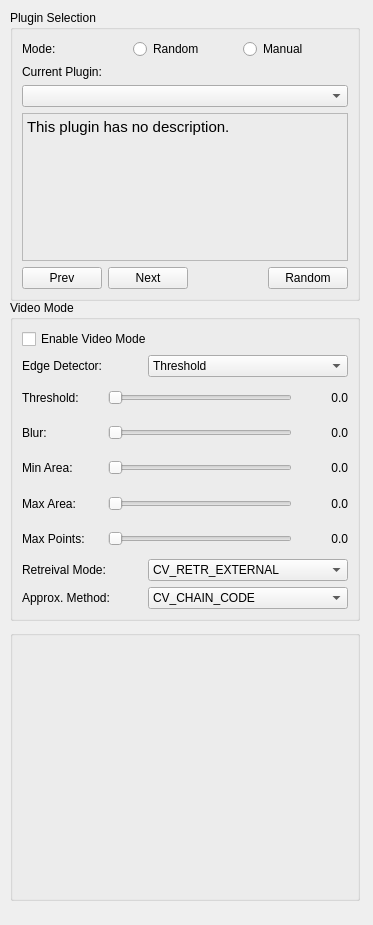
<?xml version="1.0" encoding="UTF-8"?>
<ui version="4.0">
 <class>pluginPanel</class>
 <widget class="QWidget" name="pluginPanel">
  <property name="geometry">
   <rect>
    <x>0</x>
    <y>0</y>
    <width>373</width>
    <height>925</height>
   </rect>
  </property>
  <property name="sizePolicy">
   <sizepolicy hsizetype="MinimumExpanding" vsizetype="MinimumExpanding">
    <horstretch>0</horstretch>
    <verstretch>0</verstretch>
   </sizepolicy>
  </property>
  <property name="minimumSize">
   <size>
    <width>350</width>
    <height>0</height>
   </size>
  </property>
  <property name="maximumSize">
   <size>
    <width>1024</width>
    <height>16777215</height>
   </size>
  </property>
  <property name="windowTitle">
   <string>Form</string>
  </property>
  <widget class="QGroupBox" name="selectionBox">
   <property name="geometry">
    <rect>
     <x>10</x>
     <y>10</y>
     <width>350</width>
     <height>291</height>
    </rect>
   </property>
   <property name="sizePolicy">
    <sizepolicy hsizetype="Preferred" vsizetype="Fixed">
     <horstretch>0</horstretch>
     <verstretch>0</verstretch>
    </sizepolicy>
   </property>
   <property name="minimumSize">
    <size>
     <width>350</width>
     <height>0</height>
    </size>
   </property>
   <property name="maximumSize">
    <size>
     <width>350</width>
     <height>16777215</height>
    </size>
   </property>
   <property name="title">
    <string>Plugin Selection</string>
   </property>
   <layout class="QHBoxLayout" name="horizontalLayout_13">
    <item>
     <layout class="QVBoxLayout" name="verticalLayout">
      <item>
       <layout class="QHBoxLayout" name="horizontalLayout_2">
        <item>
         <widget class="QLabel" name="modeLabel">
          <property name="text">
           <string>Mode:</string>
          </property>
         </widget>
        </item>
        <item>
         <widget class="QRadioButton" name="randomModeButton">
          <property name="text">
           <string>Random</string>
          </property>
         </widget>
        </item>
        <item>
         <widget class="QRadioButton" name="manualModeButton">
          <property name="text">
           <string>Manual</string>
          </property>
         </widget>
        </item>
       </layout>
      </item>
      <item>
       <widget class="QLabel" name="label">
        <property name="text">
         <string>Current Plugin:</string>
        </property>
       </widget>
      </item>
      <item>
       <widget class="QComboBox" name="manualSelectionBox"/>
      </item>
      <item>
       <widget class="QLabel" name="descriptionLabel">
        <property name="sizePolicy">
         <sizepolicy hsizetype="Preferred" vsizetype="Expanding">
          <horstretch>0</horstretch>
          <verstretch>0</verstretch>
         </sizepolicy>
        </property>
        <property name="font">
         <font>
          <pointsize>11</pointsize>
         </font>
        </property>
        <property name="frameShape">
         <enum>QFrame::StyledPanel</enum>
        </property>
        <property name="text">
         <string>This plugin has no description.</string>
        </property>
        <property name="textFormat">
         <enum>Qt::RichText</enum>
        </property>
        <property name="alignment">
         <set>Qt::AlignLeading|Qt::AlignLeft|Qt::AlignTop</set>
        </property>
        <property name="wordWrap">
         <bool>true</bool>
        </property>
        <property name="margin">
         <number>5</number>
        </property>
       </widget>
      </item>
      <item>
       <layout class="QHBoxLayout" name="horizontalLayout">
        <item>
         <widget class="QPushButton" name="prevButton">
          <property name="text">
           <string>Prev</string>
          </property>
          <property name="autoExclusive">
           <bool>false</bool>
          </property>
          <property name="flat">
           <bool>false</bool>
          </property>
         </widget>
        </item>
        <item>
         <widget class="QPushButton" name="nextButton">
          <property name="text">
           <string>Next</string>
          </property>
         </widget>
        </item>
        <item>
         <spacer name="horizontalSpacer">
          <property name="orientation">
           <enum>Qt::Horizontal</enum>
          </property>
          <property name="sizeHint" stdset="0">
           <size>
            <width>40</width>
            <height>20</height>
           </size>
          </property>
         </spacer>
        </item>
        <item>
         <widget class="QPushButton" name="randomButton">
          <property name="text">
           <string>Random</string>
          </property>
         </widget>
        </item>
       </layout>
      </item>
     </layout>
    </item>
   </layout>
  </widget>
  <widget class="QGroupBox" name="settingsBox">
   <property name="geometry">
    <rect>
     <x>10</x>
     <y>630</y>
     <width>350</width>
     <height>271</height>
    </rect>
   </property>
   <property name="sizePolicy">
    <sizepolicy hsizetype="Preferred" vsizetype="Expanding">
     <horstretch>0</horstretch>
     <verstretch>0</verstretch>
    </sizepolicy>
   </property>
   <property name="minimumSize">
    <size>
     <width>350</width>
     <height>0</height>
    </size>
   </property>
   <property name="maximumSize">
    <size>
     <width>350</width>
     <height>16777215</height>
    </size>
   </property>
   <property name="title">
    <string/>
   </property>
   <layout class="QHBoxLayout" name="horizontalLayout_14">
    <item>
     <layout class="QVBoxLayout" name="verticalLayout_2">
      <item>
       <layout class="QHBoxLayout" name="horizontalLayout_4"/>
      </item>
     </layout>
    </item>
   </layout>
  </widget>
  <widget class="QGroupBox" name="settingsBox_2">
   <property name="geometry">
    <rect>
     <x>10</x>
     <y>300</y>
     <width>350</width>
     <height>321</height>
    </rect>
   </property>
   <property name="sizePolicy">
    <sizepolicy hsizetype="Preferred" vsizetype="Expanding">
     <horstretch>0</horstretch>
     <verstretch>0</verstretch>
    </sizepolicy>
   </property>
   <property name="minimumSize">
    <size>
     <width>350</width>
     <height>0</height>
    </size>
   </property>
   <property name="maximumSize">
    <size>
     <width>350</width>
     <height>16777215</height>
    </size>
   </property>
   <property name="title">
    <string>Video Mode</string>
   </property>
   <layout class="QHBoxLayout" name="horizontalLayout_15">
    <item>
     <layout class="QVBoxLayout" name="verticalLayout_4">
      <item>
       <widget class="QCheckBox" name="videoMode">
        <property name="text">
         <string>Enable Video Mode</string>
        </property>
       </widget>
      </item>
      <item>
       <layout class="QHBoxLayout" name="horizontalLayout_9">
        <item>
         <widget class="QLabel" name="label_5">
          <property name="minimumSize">
           <size>
            <width>120</width>
            <height>0</height>
           </size>
          </property>
          <property name="maximumSize">
           <size>
            <width>120</width>
            <height>16777215</height>
           </size>
          </property>
          <property name="text">
           <string>Edge Detector:</string>
          </property>
         </widget>
        </item>
        <item>
         <widget class="QComboBox" name="edgeSelection">
          <item>
           <property name="text">
            <string>Threshold</string>
           </property>
          </item>
          <item>
           <property name="text">
            <string>Adaptive Threshold</string>
           </property>
          </item>
          <item>
           <property name="text">
            <string>Canny</string>
           </property>
          </item>
         </widget>
        </item>
       </layout>
      </item>
      <item>
       <layout class="QHBoxLayout" name="horizontalLayout_18">
        <item>
         <widget class="QLabel" name="label_20">
          <property name="sizePolicy">
           <sizepolicy hsizetype="Fixed" vsizetype="Preferred">
            <horstretch>0</horstretch>
            <verstretch>0</verstretch>
           </sizepolicy>
          </property>
          <property name="minimumSize">
           <size>
            <width>80</width>
            <height>0</height>
           </size>
          </property>
          <property name="text">
           <string>Threshold:</string>
          </property>
         </widget>
        </item>
        <item>
         <widget class="QSlider" name="thresholdSlider">
          <property name="orientation">
           <enum>Qt::Horizontal</enum>
          </property>
         </widget>
        </item>
        <item>
         <widget class="QLabel" name="thresholdLabel">
          <property name="sizePolicy">
           <sizepolicy hsizetype="Fixed" vsizetype="Preferred">
            <horstretch>0</horstretch>
            <verstretch>0</verstretch>
           </sizepolicy>
          </property>
          <property name="minimumSize">
           <size>
            <width>50</width>
            <height>0</height>
           </size>
          </property>
          <property name="maximumSize">
           <size>
            <width>50</width>
            <height>16777215</height>
           </size>
          </property>
          <property name="text">
           <string>0.0</string>
          </property>
          <property name="alignment">
           <set>Qt::AlignRight|Qt::AlignTrailing|Qt::AlignVCenter</set>
          </property>
         </widget>
        </item>
       </layout>
      </item>
      <item>
       <layout class="QHBoxLayout" name="horizontalLayout_8">
        <item>
         <widget class="QLabel" name="label_8">
          <property name="minimumSize">
           <size>
            <width>80</width>
            <height>0</height>
           </size>
          </property>
          <property name="text">
           <string>Blur:</string>
          </property>
         </widget>
        </item>
        <item>
         <widget class="QSlider" name="blurSlider">
          <property name="orientation">
           <enum>Qt::Horizontal</enum>
          </property>
         </widget>
        </item>
        <item>
         <widget class="QLabel" name="blurLabel">
          <property name="sizePolicy">
           <sizepolicy hsizetype="Fixed" vsizetype="Preferred">
            <horstretch>0</horstretch>
            <verstretch>0</verstretch>
           </sizepolicy>
          </property>
          <property name="minimumSize">
           <size>
            <width>50</width>
            <height>0</height>
           </size>
          </property>
          <property name="maximumSize">
           <size>
            <width>50</width>
            <height>16777215</height>
           </size>
          </property>
          <property name="text">
           <string>0.0</string>
          </property>
          <property name="alignment">
           <set>Qt::AlignRight|Qt::AlignTrailing|Qt::AlignVCenter</set>
          </property>
         </widget>
        </item>
       </layout>
      </item>
      <item>
       <layout class="QHBoxLayout" name="horizontalLayout_7">
        <item>
         <widget class="QLabel" name="label_6">
          <property name="minimumSize">
           <size>
            <width>80</width>
            <height>0</height>
           </size>
          </property>
          <property name="text">
           <string>Min Area:</string>
          </property>
         </widget>
        </item>
        <item>
         <widget class="QSlider" name="minAreaSlider">
          <property name="orientation">
           <enum>Qt::Horizontal</enum>
          </property>
         </widget>
        </item>
        <item>
         <widget class="QLabel" name="minAreaLabel">
          <property name="sizePolicy">
           <sizepolicy hsizetype="Fixed" vsizetype="Preferred">
            <horstretch>0</horstretch>
            <verstretch>0</verstretch>
           </sizepolicy>
          </property>
          <property name="minimumSize">
           <size>
            <width>50</width>
            <height>0</height>
           </size>
          </property>
          <property name="maximumSize">
           <size>
            <width>50</width>
            <height>16777215</height>
           </size>
          </property>
          <property name="text">
           <string>0.0</string>
          </property>
          <property name="alignment">
           <set>Qt::AlignRight|Qt::AlignTrailing|Qt::AlignVCenter</set>
          </property>
         </widget>
        </item>
       </layout>
      </item>
      <item>
       <layout class="QHBoxLayout" name="horizontalLayout_19">
        <item>
         <widget class="QLabel" name="label_22">
          <property name="minimumSize">
           <size>
            <width>80</width>
            <height>0</height>
           </size>
          </property>
          <property name="text">
           <string>Max Area:</string>
          </property>
         </widget>
        </item>
        <item>
         <widget class="QSlider" name="maxAreaSlider">
          <property name="orientation">
           <enum>Qt::Horizontal</enum>
          </property>
         </widget>
        </item>
        <item>
         <widget class="QLabel" name="maxAreaLabel">
          <property name="sizePolicy">
           <sizepolicy hsizetype="Fixed" vsizetype="Preferred">
            <horstretch>0</horstretch>
            <verstretch>0</verstretch>
           </sizepolicy>
          </property>
          <property name="minimumSize">
           <size>
            <width>50</width>
            <height>0</height>
           </size>
          </property>
          <property name="maximumSize">
           <size>
            <width>50</width>
            <height>16777215</height>
           </size>
          </property>
          <property name="text">
           <string>0.0</string>
          </property>
          <property name="alignment">
           <set>Qt::AlignRight|Qt::AlignTrailing|Qt::AlignVCenter</set>
          </property>
         </widget>
        </item>
       </layout>
      </item>
      <item>
       <layout class="QHBoxLayout" name="horizontalLayout_3">
        <item>
         <widget class="QLabel" name="label_2">
          <property name="minimumSize">
           <size>
            <width>80</width>
            <height>0</height>
           </size>
          </property>
          <property name="text">
           <string>Max Points:</string>
          </property>
         </widget>
        </item>
        <item>
         <widget class="QSlider" name="maxNumSlider">
          <property name="maximum">
           <number>500</number>
          </property>
          <property name="orientation">
           <enum>Qt::Horizontal</enum>
          </property>
         </widget>
        </item>
        <item>
         <widget class="QLabel" name="maxNumLabel">
          <property name="sizePolicy">
           <sizepolicy hsizetype="Fixed" vsizetype="Preferred">
            <horstretch>0</horstretch>
            <verstretch>0</verstretch>
           </sizepolicy>
          </property>
          <property name="minimumSize">
           <size>
            <width>50</width>
            <height>0</height>
           </size>
          </property>
          <property name="maximumSize">
           <size>
            <width>50</width>
            <height>16777215</height>
           </size>
          </property>
          <property name="text">
           <string>0.0</string>
          </property>
          <property name="alignment">
           <set>Qt::AlignRight|Qt::AlignTrailing|Qt::AlignVCenter</set>
          </property>
         </widget>
        </item>
       </layout>
      </item>
      <item>
       <layout class="QHBoxLayout" name="horizontalLayout_5">
        <item>
         <widget class="QLabel" name="label_3">
          <property name="minimumSize">
           <size>
            <width>120</width>
            <height>0</height>
           </size>
          </property>
          <property name="maximumSize">
           <size>
            <width>120</width>
            <height>16777215</height>
           </size>
          </property>
          <property name="text">
           <string>Retreival Mode:</string>
          </property>
         </widget>
        </item>
        <item>
         <widget class="QComboBox" name="modeSelection">
          <item>
           <property name="text">
            <string>CV_RETR_EXTERNAL</string>
           </property>
          </item>
          <item>
           <property name="text">
            <string>CV_RETR_LIST</string>
           </property>
          </item>
          <item>
           <property name="text">
            <string>CV_RETR_CCOMP</string>
           </property>
          </item>
          <item>
           <property name="text">
            <string>CV_RETR_TREE</string>
           </property>
          </item>
         </widget>
        </item>
       </layout>
      </item>
      <item>
       <layout class="QHBoxLayout" name="horizontalLayout_6">
        <item>
         <widget class="QLabel" name="label_4">
          <property name="minimumSize">
           <size>
            <width>120</width>
            <height>0</height>
           </size>
          </property>
          <property name="maximumSize">
           <size>
            <width>120</width>
            <height>16777215</height>
           </size>
          </property>
          <property name="text">
           <string>Approx. Method:</string>
          </property>
         </widget>
        </item>
        <item>
         <widget class="QComboBox" name="methodSelection">
          <item>
           <property name="text">
            <string>CV_CHAIN_CODE</string>
           </property>
          </item>
          <item>
           <property name="text">
            <string>CV_CHAIN_APPROX_NONE</string>
           </property>
          </item>
          <item>
           <property name="text">
            <string>CV_CHAIN_APPROX_SIMPLE</string>
           </property>
          </item>
          <item>
           <property name="text">
            <string>CV_CHAIN_APPROX_TC89_L1</string>
           </property>
          </item>
          <item>
           <property name="text">
            <string>CV_CHAIN_APPROX_TC89_KCOS</string>
           </property>
          </item>
          <item>
           <property name="text">
            <string>CV_LINK_RUNS (only with CV_RETR_LIST)</string>
           </property>
          </item>
         </widget>
        </item>
       </layout>
      </item>
     </layout>
    </item>
   </layout>
  </widget>
 </widget>
 <resources/>
 <connections/>
</ui>
